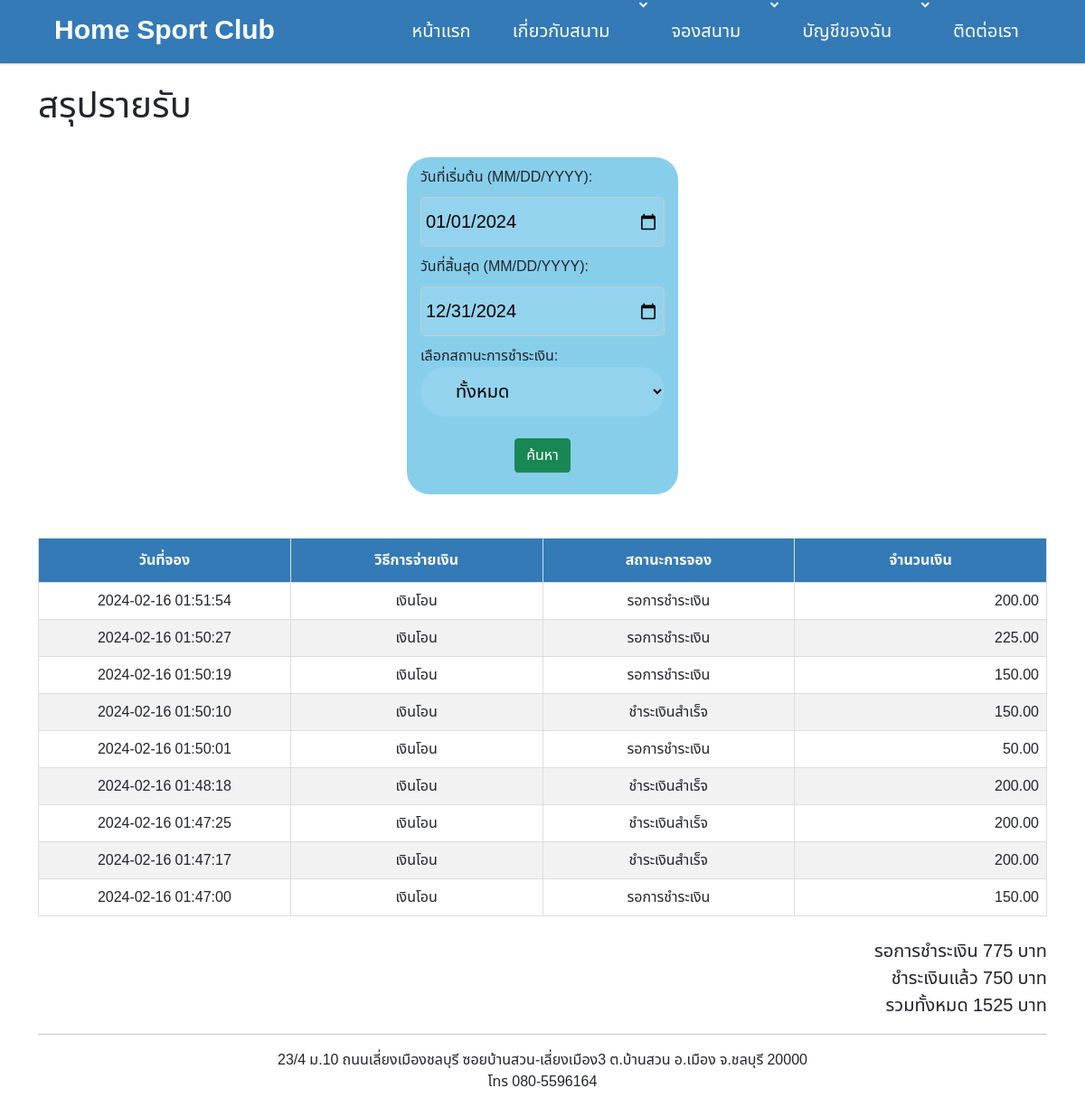
Page /badminton/summary_report.php (signed in) on the earlier database version.
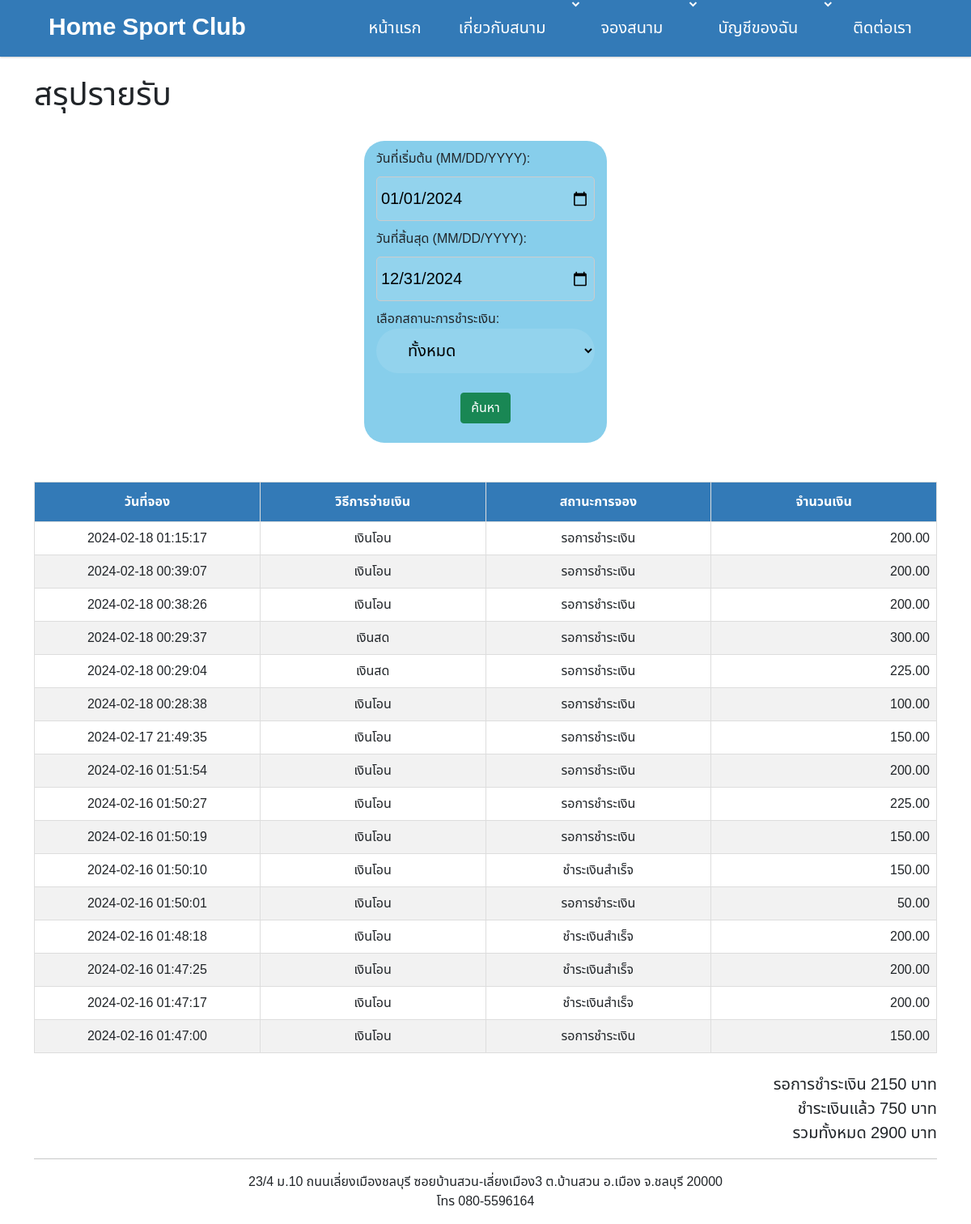
Same page on the later database version.
### tables this page shows
CREATE TABLE `booking` (
  `booking_id` int(11) NOT NULL,
  `user_id` int(11) NOT NULL COMMENT 't_user',
  `court_id` int(11) NOT NULL COMMENT 'm_court',
  `booking_start_time` datetime NOT NULL,
  `booking_end_time` datetime NOT NULL,
  `payment_type_id` int(11) NOT NULL,
  `payment_type_name` varchar(255) NOT NULL,
  `payment_id` int(11) DEFAULT NULL COMMENT 't_payment',
  `booking_status` tinyint(4) NOT NULL DEFAULT 1,
  `booking_price` decimal(10,2) NOT NULL,
  `promotion_id` int(11) DEFAULT NULL,
  `create_date` datetime NOT NULL,
  `edit_date` datetime DEFAULT NULL,
  `create_by` int(11) NOT NULL COMMENT 't_user',
  `edit_by` int(11) DEFAULT NULL COMMENT 't_user',
  `del` tinyint(1) NOT NULL
);

CREATE TABLE `payment_type` (
  `payment_type_id` int(11) NOT NULL,
  `payment_type_name` varchar(32) NOT NULL
);

### badminton/summary_report.php (the view, shortened to what this page needs)
<?php
include 'common/connect.php';
include "header.php";
$paid_amt = 0;
$wait_amt = 0;
$start_date = date('2024-01-01');
$end_date = date('2024-12-31');
$status = '%';
?>
<!DOCTYPE html>
<html lang="en">
<head>
    <link href='https://unpkg.com/boxicons@2.0.7/css/boxicons.min.css' rel='stylesheet'>
    <link rel="stylesheet" href="css/boostrap/css/bootstrap.min.css">
    <link rel="stylesheet" href="css/mytable.css">
</head>
<body>
    <div class="container">
        <br>
        <h1>สรุปรายรับ</h1>
        <br>
        <div class="container2">
            <form action="summary_report.php" method="POST" enctype="multipart/form-data">
                <div>
                <div class="input-field">
                    <label for="date" style="display: block; margin-bottom: 10px;">
                        วันที่เริ่มต้น (MM/DD/YYYY):
                    </label>
                    <input class="input" type="date" name="start_date" value="2024-01-01" required style="padding: 5px; border-radius: 5px;
            border: 1px solid #ccc; margin-bottom: 10px;">
                </div>
                <div class="input-field">
                    <label for="date" style="display: block; margin-bottom: 10px;">
                        วันที่สิ้นสุด (MM/DD/YYYY):
                    </label>
                    <input class="input" type="date" name="end_date" value="2024-12-31" required style="padding: 5px; border-radius: 5px;
            border: 1px solid #ccc; margin-bottom: 10px;">
                </div>
                </div>
                <div class="input-field">
                    <label for="status">เลือกสถานะการชำระเงิน:</label>
                    <select class="input" id="status" name="status">
                        <option value="%">ทั้งหมด</option>;
                    </select>
                </div>
                <div class="input-field">
                    <div align=center>
                        <button type="submit" class="btn btn-success" value="submit" name="submit">ค้นหา</button>
                    </div>
                    <div><br></div>
                </div>
            </form>
        </div>
        <br>
        <table id="customers">
            <BR>
            <thead>
                <tr>
                    <th width="10%">วันที่จอง</th>
                    <th width="10%">วิธีการจ่ายเงิน</th>
                    <th width="10%">สถานะการจอง</th>
                    <th width="10%">จำนวนเงิน</th>
                </tr>
            </thead>
            <tbody>
                <?php
                $sql = "SELECT
                            tu.user_name,
                            tu.user_tel,
                            tb.court_id,
                            tb.booking_status,
                            tb.booking_price,
                            mpt.payment_type_name,
                            tb.create_date
                        FROM
                            `booking` tb
                        LEFT JOIN `user` tu ON
                            tb.user_id = tu.user_id
                        LEFT JOIN `payment_type` mpt ON
                            mpt.payment_type_id = tb.payment_type_id
                        WHERE tb.booking_status LIKE '$status' AND ( tb.create_date BETWEEN '$start_date' AND '$end_date' ) AND NOT booking_status = 3
                        ORDER BY tb.create_date DESC;";
                $result = mysqli_query($conn, $sql);
                while ($row = mysqli_fetch_assoc($result)) {
                    echo "<td>" . $row["create_date"] .  "</td> ";
                    echo "<td>" . $row["payment_type_name"] .  "</td> ";
                    if ($row["booking_status"] == 1) {
                        $wait_amt = $wait_amt + $row["booking_price"];
                        echo "<td>รอการชำระเงิน</td> ";
                    } else if ($row["booking_status"] == 2) {
                        $paid_amt = $paid_amt + $row["booking_price"];
                        echo "<td>ชำระเงินสำเร็จ</td> ";
                    } else {
                        echo "<td>ยกเลิการจอง</td> ";
                    }
                    echo "<td style='text-align: right;' >" . $row["booking_price"] .  "</td> ";
                }
                $sum_amt = $wait_amt+$paid_amt;
                echo "</table>";
                echo "<br><label class='right'>รอการชำระเงิน " . $wait_amt . " บาท</label>";
                echo "<br><label class='right'>ชำระเงินแล้ว " . $paid_amt . " บาท</label>";
                echo "<br><label class='right'>รวมทั้งหมด " . $sum_amt . " บาท</label>";
                ?>
    </div>
    <?php include "footer.php" ?>
</body>
</html>

Differences in the rows shown:
added booking: create_date "2024-02-18 01:15:17", payment_type.payment_type_name "เงินโอน", booking_status "รอการชำระเงิน", booking_price "200.00"
added booking: create_date "2024-02-18 00:39:07", payment_type.payment_type_name "เงินโอน", booking_status "รอการชำระเงิน", booking_price "200.00"
added booking: create_date "2024-02-18 00:38:26", payment_type.payment_type_name "เงินโอน", booking_status "รอการชำระเงิน", booking_price "200.00"
added booking: create_date "2024-02-18 00:29:37", payment_type.payment_type_name "เงินสด", booking_status "รอการชำระเงิน", booking_price "300.00"
added booking: create_date "2024-02-18 00:29:04", payment_type.payment_type_name "เงินสด", booking_status "รอการชำระเงิน", booking_price "225.00"
added booking: create_date "2024-02-18 00:28:38", payment_type.payment_type_name "เงินโอน", booking_status "รอการชำระเงิน", booking_price "100.00"
added booking: create_date "2024-02-17 21:49:35", payment_type.payment_type_name "เงินโอน", booking_status "รอการชำระเงิน", booking_price "150.00"
Other differences:
$wait_amt: "775" → "2150"
$sum_amt: "1525" → "2900"
